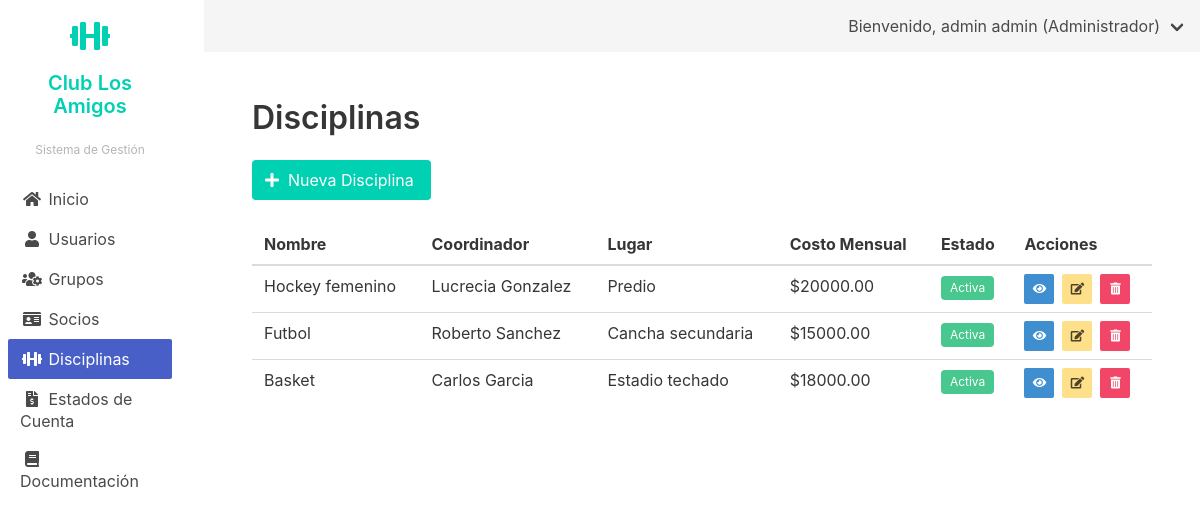
/disciplinas/disciplinas/ (signed in), run on the app's committed database.
### disciplinas/models.py (models this page shows, shortened)
class Disciplina(models.Model):
    nombre = models.CharField(max_length=100)
    descripcion = models.TextField(blank=True)
    coordinador = models.ForeignKey(PerfilUsuario, on_delete=models.PROTECT, related_name='disciplinas_coordinadas')
    lugar = models.CharField(max_length=100)
    costo_mensual = models.DecimalField(max_digits=10, decimal_places=2)
    fecha_creacion = models.DateTimeField(auto_now_add=True)
    activa = models.BooleanField(default=True)

### usuarios/models.py (models this page shows, shortened)
class PerfilUsuario(models.Model):
    TIPO_DOCUMENTO_CHOICES = [
        ('DNI', 'DNI'),
        ('CE', 'Carné de Extranjería'),
        ('PAS', 'Pasaporte'),
    ]
    ESTADO_SOCIO_CHOICES = [
        ('ACTIVO', 'Activo'),
        ('INACTIVO', 'Inactivo'),
        ('SUSPENDIDO', 'Suspendido'),
        ('PENDIENTE', 'Pendiente de Aprobación'),
        ('RETIRADO', 'Retirado'),
    ]
    usuario = models.OneToOneField(User, on_delete=models.CASCADE, related_name='perfil')
    tipo_documento = models.CharField(max_length=3, choices=TIPO_DOCUMENTO_CHOICES, default='DNI')
    numero_documento = models.CharField(max_length=20, unique=True)
    telefono = models.CharField(max_length=15, blank=True, null=True)
    direccion = models.TextField(blank=True, null=True)
    fecha_nacimiento = models.DateField(blank=True, null=True)
    estado_socio = models.CharField(max_length=10, choices=ESTADO_SOCIO_CHOICES, default='ACTIVO',
                                   verbose_name='Estado como Socio')
    fecha_registro = models.DateTimeField(auto_now_add=True)
    fecha_actualizacion = models.DateTimeField(auto_now=True)
    class Meta:
        verbose_name = 'Perfil de Usuario'
        verbose_name_plural = 'Perfiles de Usuario'

### disciplinas/views.py (the view)
# urls.py: path('disciplinas/', views.lista_disciplinas, name='lista'),
@login_required
@is_admin
def lista_disciplinas(request):
    disciplinas = Disciplina.objects.all()
    return render(request, 'disciplinas/lista_disciplinas.html', {'disciplinas': disciplinas})

### usuarios/context_processors.py (called while the page is built)
def user_role_context(request):
    if request.user.is_authenticated:
        user_groups = request.user.groups.all()
        if user_groups.filter(name='Coordinador').exists():
            user_role = 'Coordinador'
        elif user_groups.filter(name='Tesoreria').exists():
            user_role = 'Tesoreria'
        elif user_groups.filter(name='Comision').exists():
            user_role = 'Comision'
        elif user_groups.filter(name='Administrador').exists():
            user_role = 'Administrador'
        else:
            user_role = 'Default'
    else:
        user_role = 'Default'
    return {
        'user_role': user_role
    }

### disciplinas/templates/disciplinas/lista_disciplinas.html (shortened to what this page needs)
{% extends 'usuarios/base_admin.html' %}
{% block content %}
<div class="container">
    <h1 class="title">Disciplinas</h1>
    <div class="buttons">
        <a href="{% url 'disciplinas:nueva_disciplina' %}" class="button is-primary">
            <span class="icon"><i class="fas fa-plus"></i></span>
            <span>Nueva Disciplina</span>
        </a>
    </div>
    <table class="table is-fullwidth">
        <thead>
            <tr>
                <th>Nombre</th>
                <th>Coordinador</th>
                <th>Lugar</th>
                <th>Costo Mensual</th>
                <th>Estado</th>
                <th>Acciones</th>
            </tr>
        </thead>
        <tbody>
            {% for disciplina in disciplinas %}
            <tr>
                <td>{{ disciplina.nombre }}</td>
                <td>{{ disciplina.coordinador.usuario.get_full_name }}</td>
                <td>{{ disciplina.lugar }}</td>
                <td>${{ disciplina.costo_mensual }}</td>
                <td>
                    {% if disciplina.activa %}
                    <span class="tag is-success">Activa</span>
                    {% else %}
                    <span class="tag is-danger">Inactiva</span>
                    {% endif %}
                </td>
                <td>
                    <div class="buttons are-small">
                        <a href="{% url 'disciplinas:detalle_disciplina' disciplina.pk %}"
                            class="button is-small is-info">
                            <span class="icon is-small">
                                <i class="fas fa-eye"></i>
                            </span>
                        </a>
                        <a href="{% url 'disciplinas:editar_disciplina' disciplina.pk %}"
                            class="button is-small is-warning">
                            <span class="icon is-small">
                                <i class="fas fa-edit"></i>
                            </span>
                        </a>
                        <button onclick="confirmDelete('{{ disciplina.pk }}')" class="button is-small is-danger">
                            <span class="icon is-small">
                                <i class="fas fa-trash-alt"></i>
                            </span>
                        </button>
                    </div>
                </td>
            </tr>
            {% endfor %}
        </tbody>
    </table>
</div>
{% endblock %}

### templates/base.html (shortened to what this page needs)
<!DOCTYPE html>
<html lang="es">
<head>
    <link rel="stylesheet" href="https://cdn.jsdelivr.net/npm/bulma@0.9.4/css/bulma.min.css">
    <link rel="stylesheet" href="https://cdnjs.cloudflare.com/ajax/libs/font-awesome/5.15.4/css/all.min.css">
</head>
<body>
    <div class="columns is-fullheight">
        <div class="column is-2 is-sidebar-menu">
            {% block sidebar_menu %}{% endblock %}
        </div>
        <div class="column">
            <nav class="navbar is-light" role="navigation" aria-label="main navigation">
                <div class="navbar-menu">
                    <div class="navbar-end">
                        {% if request.user.is_authenticated %}
                            <div class="navbar-item has-dropdown is-hoverable">
                                <a class="navbar-link">
                                    Bienvenido, {{ request.user.get_full_name }} ({{ request.user.groups.first.name }})
                                </a>
                            </div>
                        {% else %}
                            <div class="navbar-item">
                                <a class="button is-primary" href="{% url 'usuarios:login' %}">
                                    Iniciar sesión
                                </a>
                            </div>
                        {% endif %}
                    </div>
                </div>
            </nav>
            <div class="section">
                {% block content %}{% endblock %}
            </div>
        </div>
    </div>
</body>
</html>

### data on the page
Disciplina: nombre "Hockey femenino", coordinador.usuario.get_full_name "Lucrecia Gonzalez", lugar "Predio", costo_mensual "20000.00", activa "Activa"
Disciplina: nombre "Futbol", coordinador.usuario.get_full_name "Roberto Sanchez", lugar "Cancha secundaria", costo_mensual "15000.00", activa "Activa"
Disciplina: nombre "Basket", coordinador.usuario.get_full_name "Carlos Garcia", lugar "Estadio techado", costo_mensual "18000.00", activa "Activa"

### other printed values
{{ request.user.get_full_name }} "admin admin"
{{ request.user.groups.first.name }} "Administrador"
